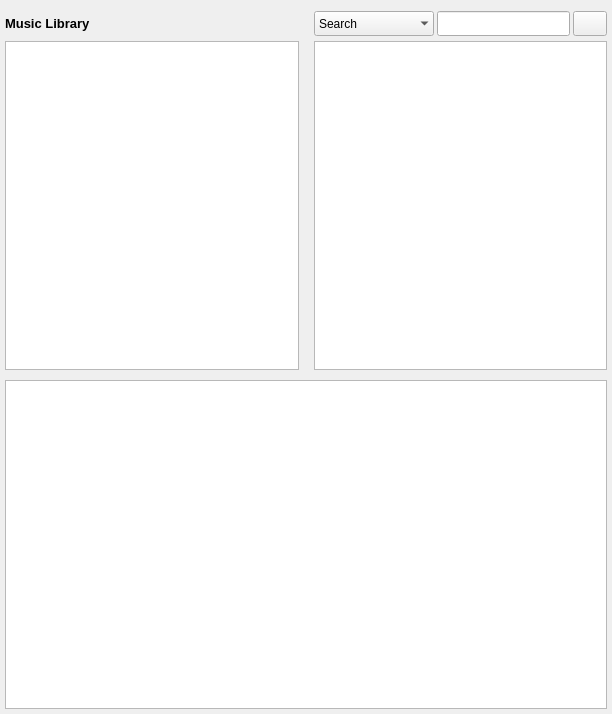
<?xml version="1.0" encoding="UTF-8"?>
<ui version="4.0">
 <class>Library_windowed</class>
 <widget class="QWidget" name="Library_windowed">
  <property name="geometry">
   <rect>
    <x>0</x>
    <y>0</y>
    <width>612</width>
    <height>714</height>
   </rect>
  </property>
  <property name="minimumSize">
   <size>
    <width>0</width>
    <height>0</height>
   </size>
  </property>
  <property name="focusPolicy">
   <enum>Qt::StrongFocus</enum>
  </property>
  <property name="windowTitle">
   <string>Library</string>
  </property>
  <layout class="QGridLayout" name="gridLayout">
   <property name="leftMargin">
    <number>5</number>
   </property>
   <property name="rightMargin">
    <number>5</number>
   </property>
   <property name="bottomMargin">
    <number>5</number>
   </property>
   <property name="horizontalSpacing">
    <number>15</number>
   </property>
   <property name="verticalSpacing">
    <number>5</number>
   </property>
   <item row="4" column="0" colspan="4">
    <widget class="MyTableView" name="tb_title">
     <property name="sizePolicy">
      <sizepolicy hsizetype="Preferred" vsizetype="MinimumExpanding">
       <horstretch>0</horstretch>
       <verstretch>0</verstretch>
      </sizepolicy>
     </property>
     <property name="font">
      <font>
       <family>DejaVu Sans</family>
       <pointsize>8</pointsize>
       <weight>75</weight>
       <bold>true</bold>
      </font>
     </property>
     <property name="layoutDirection">
      <enum>Qt::LeftToRight</enum>
     </property>
     <property name="frameShadow">
      <enum>QFrame::Sunken</enum>
     </property>
     <property name="editTriggers">
      <set>QAbstractItemView::NoEditTriggers</set>
     </property>
     <property name="showDropIndicator" stdset="0">
      <bool>false</bool>
     </property>
     <property name="dragEnabled">
      <bool>true</bool>
     </property>
     <property name="dragDropMode">
      <enum>QAbstractItemView::DragOnly</enum>
     </property>
     <property name="alternatingRowColors">
      <bool>true</bool>
     </property>
     <property name="selectionMode">
      <enum>QAbstractItemView::ExtendedSelection</enum>
     </property>
     <property name="selectionBehavior">
      <enum>QAbstractItemView::SelectRows</enum>
     </property>
     <property name="textElideMode">
      <enum>Qt::ElideLeft</enum>
     </property>
     <property name="verticalScrollMode">
      <enum>QAbstractItemView::ScrollPerPixel</enum>
     </property>
     <property name="horizontalScrollMode">
      <enum>QAbstractItemView::ScrollPerPixel</enum>
     </property>
     <property name="showGrid">
      <bool>false</bool>
     </property>
     <property name="gridStyle">
      <enum>Qt::DotLine</enum>
     </property>
     <property name="sortingEnabled">
      <bool>true</bool>
     </property>
     <property name="wordWrap">
      <bool>false</bool>
     </property>
     <property name="cornerButtonEnabled">
      <bool>true</bool>
     </property>
     <attribute name="horizontalHeaderCascadingSectionResizes">
      <bool>true</bool>
     </attribute>
     <attribute name="horizontalHeaderHighlightSections">
      <bool>false</bool>
     </attribute>
     <attribute name="horizontalHeaderMinimumSectionSize">
      <number>23</number>
     </attribute>
     <attribute name="horizontalHeaderShowSortIndicator" stdset="0">
      <bool>true</bool>
     </attribute>
     <attribute name="horizontalHeaderStretchLastSection">
      <bool>true</bool>
     </attribute>
     <attribute name="verticalHeaderVisible">
      <bool>false</bool>
     </attribute>
     <attribute name="verticalHeaderDefaultSectionSize">
      <number>20</number>
     </attribute>
     <attribute name="verticalHeaderMinimumSectionSize">
      <number>20</number>
     </attribute>
    </widget>
   </item>
   <item row="2" column="2" colspan="2">
    <widget class="MyTableView" name="lv_album">
     <property name="sizePolicy">
      <sizepolicy hsizetype="Expanding" vsizetype="Expanding">
       <horstretch>1</horstretch>
       <verstretch>0</verstretch>
      </sizepolicy>
     </property>
     <property name="minimumSize">
      <size>
       <width>200</width>
       <height>0</height>
      </size>
     </property>
     <property name="font">
      <font>
       <family>DejaVu Sans</family>
       <pointsize>8</pointsize>
       <weight>75</weight>
       <bold>true</bold>
      </font>
     </property>
     <property name="layoutDirection">
      <enum>Qt::LeftToRight</enum>
     </property>
     <property name="frameShadow">
      <enum>QFrame::Sunken</enum>
     </property>
     <property name="autoScroll">
      <bool>false</bool>
     </property>
     <property name="editTriggers">
      <set>QAbstractItemView::NoEditTriggers</set>
     </property>
     <property name="selectionBehavior">
      <enum>QAbstractItemView::SelectRows</enum>
     </property>
     <property name="verticalScrollMode">
      <enum>QAbstractItemView::ScrollPerPixel</enum>
     </property>
     <property name="horizontalScrollMode">
      <enum>QAbstractItemView::ScrollPerPixel</enum>
     </property>
     <property name="showGrid">
      <bool>false</bool>
     </property>
     <property name="gridStyle">
      <enum>Qt::DotLine</enum>
     </property>
     <property name="sortingEnabled">
      <bool>true</bool>
     </property>
     <property name="wordWrap">
      <bool>false</bool>
     </property>
     <attribute name="horizontalHeaderHighlightSections">
      <bool>false</bool>
     </attribute>
     <attribute name="horizontalHeaderStretchLastSection">
      <bool>true</bool>
     </attribute>
     <attribute name="verticalHeaderVisible">
      <bool>false</bool>
     </attribute>
     <attribute name="verticalHeaderDefaultSectionSize">
      <number>20</number>
     </attribute>
     <attribute name="verticalHeaderMinimumSectionSize">
      <number>20</number>
     </attribute>
    </widget>
   </item>
   <item row="2" column="0" colspan="2">
    <widget class="MyTableView" name="lv_artist">
     <property name="sizePolicy">
      <sizepolicy hsizetype="Expanding" vsizetype="Expanding">
       <horstretch>1</horstretch>
       <verstretch>0</verstretch>
      </sizepolicy>
     </property>
     <property name="minimumSize">
      <size>
       <width>200</width>
       <height>0</height>
      </size>
     </property>
     <property name="font">
      <font>
       <family>DejaVu Sans</family>
       <pointsize>8</pointsize>
       <weight>75</weight>
       <bold>true</bold>
      </font>
     </property>
     <property name="layoutDirection">
      <enum>Qt::LeftToRight</enum>
     </property>
     <property name="frameShadow">
      <enum>QFrame::Sunken</enum>
     </property>
     <property name="autoScroll">
      <bool>false</bool>
     </property>
     <property name="editTriggers">
      <set>QAbstractItemView::NoEditTriggers</set>
     </property>
     <property name="selectionBehavior">
      <enum>QAbstractItemView::SelectRows</enum>
     </property>
     <property name="verticalScrollMode">
      <enum>QAbstractItemView::ScrollPerPixel</enum>
     </property>
     <property name="horizontalScrollMode">
      <enum>QAbstractItemView::ScrollPerPixel</enum>
     </property>
     <property name="showGrid">
      <bool>false</bool>
     </property>
     <property name="gridStyle">
      <enum>Qt::DotLine</enum>
     </property>
     <property name="sortingEnabled">
      <bool>true</bool>
     </property>
     <property name="wordWrap">
      <bool>false</bool>
     </property>
     <attribute name="horizontalHeaderHighlightSections">
      <bool>false</bool>
     </attribute>
     <attribute name="horizontalHeaderStretchLastSection">
      <bool>true</bool>
     </attribute>
     <attribute name="verticalHeaderVisible">
      <bool>false</bool>
     </attribute>
     <attribute name="verticalHeaderDefaultSectionSize">
      <number>20</number>
     </attribute>
     <attribute name="verticalHeaderMinimumSectionSize">
      <number>20</number>
     </attribute>
    </widget>
   </item>
   <item row="3" column="0" colspan="2">
    <widget class="QFrame" name="frame">
     <property name="frameShape">
      <enum>QFrame::StyledPanel</enum>
     </property>
     <property name="frameShadow">
      <enum>QFrame::Raised</enum>
     </property>
    </widget>
   </item>
   <item row="1" column="2" colspan="2">
    <layout class="QHBoxLayout" name="horizontalLayout">
     <property name="spacing">
      <number>3</number>
     </property>
     <item>
      <widget class="QComboBox" name="combo_searchfilter">
       <property name="minimumSize">
        <size>
         <width>120</width>
         <height>25</height>
        </size>
       </property>
       <property name="maximumSize">
        <size>
         <width>120</width>
         <height>25</height>
        </size>
       </property>
       <property name="focusPolicy">
        <enum>Qt::NoFocus</enum>
       </property>
       <property name="toolTip">
        <string>Shortcuts: &lt;br /&gt;Search &lt;span style=&quot; font-weight:600;&quot;&gt;s: &lt;br /&gt; &lt;/span&gt;Genre &lt;span style=&quot; font-weight:600;&quot;&gt;g: &lt;br /&gt;&lt;/span&gt;Path &lt;span style=&quot; font-weight:600;&quot;&gt;p:&lt;br/&gt;</string>
       </property>
       <property name="sizeAdjustPolicy">
        <enum>QComboBox::AdjustToMinimumContentsLength</enum>
       </property>
       <property name="minimumContentsLength">
        <number>120</number>
       </property>
       <property name="frame">
        <bool>false</bool>
       </property>
       <item>
        <property name="text">
         <string>Search</string>
        </property>
       </item>
       <item>
        <property name="text">
         <string>Genre</string>
        </property>
       </item>
       <item>
        <property name="text">
         <string>Path</string>
        </property>
       </item>
      </widget>
     </item>
     <item>
      <widget class="QLineEdit" name="le_search">
       <property name="minimumSize">
        <size>
         <width>0</width>
         <height>25</height>
        </size>
       </property>
       <property name="maximumSize">
        <size>
         <width>16777215</width>
         <height>25</height>
        </size>
       </property>
       <property name="focusPolicy">
        <enum>Qt::ClickFocus</enum>
       </property>
       <property name="toolTip">
        <string>Search for title, interprets and albums</string>
       </property>
      </widget>
     </item>
     <item>
      <widget class="QPushButton" name="btn_clear">
       <property name="minimumSize">
        <size>
         <width>0</width>
         <height>25</height>
        </size>
       </property>
       <property name="maximumSize">
        <size>
         <width>34</width>
         <height>25</height>
        </size>
       </property>
       <property name="focusPolicy">
        <enum>Qt::NoFocus</enum>
       </property>
       <property name="toolTip">
        <string>Show all interprets, albums, tracks</string>
       </property>
       <property name="text">
        <string/>
       </property>
      </widget>
     </item>
    </layout>
   </item>
   <item row="1" column="0" colspan="2">
    <layout class="QHBoxLayout" name="horizontalLayout_2">
     <item>
      <widget class="QLabel" name="lab_music_library">
       <property name="sizePolicy">
        <sizepolicy hsizetype="Maximum" vsizetype="Preferred">
         <horstretch>0</horstretch>
         <verstretch>0</verstretch>
        </sizepolicy>
       </property>
       <property name="font">
        <font>
         <pointsize>10</pointsize>
         <weight>75</weight>
         <bold>true</bold>
        </font>
       </property>
       <property name="text">
        <string>Music Library  </string>
       </property>
      </widget>
     </item>
     <item>
      <widget class="QLabel" name="lab_status">
       <property name="text">
        <string/>
       </property>
      </widget>
     </item>
     <item>
      <widget class="QPushButton" name="btn_info">
       <property name="minimumSize">
        <size>
         <width>24</width>
         <height>24</height>
        </size>
       </property>
       <property name="maximumSize">
        <size>
         <width>24</width>
         <height>24</height>
        </size>
       </property>
       <property name="focusPolicy">
        <enum>Qt::NoFocus</enum>
       </property>
       <property name="text">
        <string/>
       </property>
       <property name="iconSize">
        <size>
         <width>24</width>
         <height>24</height>
        </size>
       </property>
       <property name="flat">
        <bool>true</bool>
       </property>
      </widget>
     </item>
    </layout>
   </item>
  </layout>
 </widget>
 <customwidgets>
  <customwidget>
   <class>MyTableView</class>
   <extends>QTableView</extends>
   <header>GUI/MyTableView.h</header>
  </customwidget>
 </customwidgets>
 <resources/>
 <connections/>
</ui>
